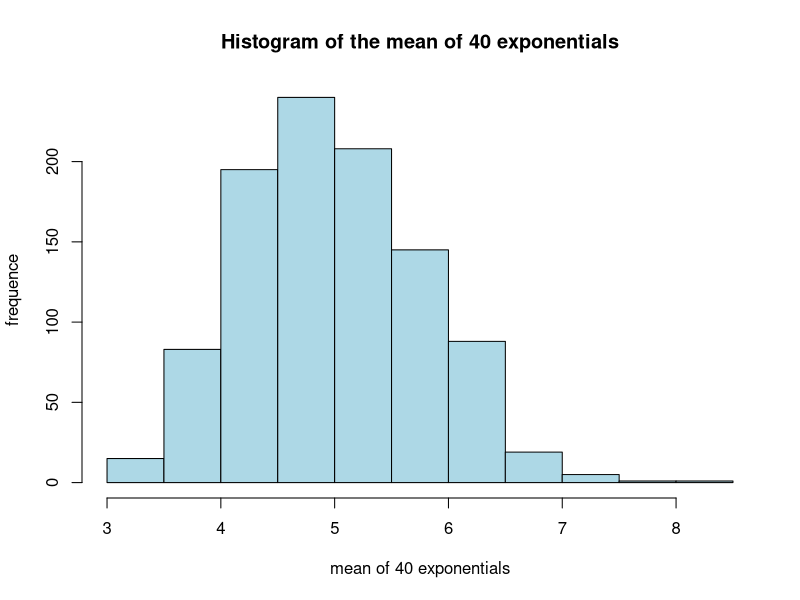
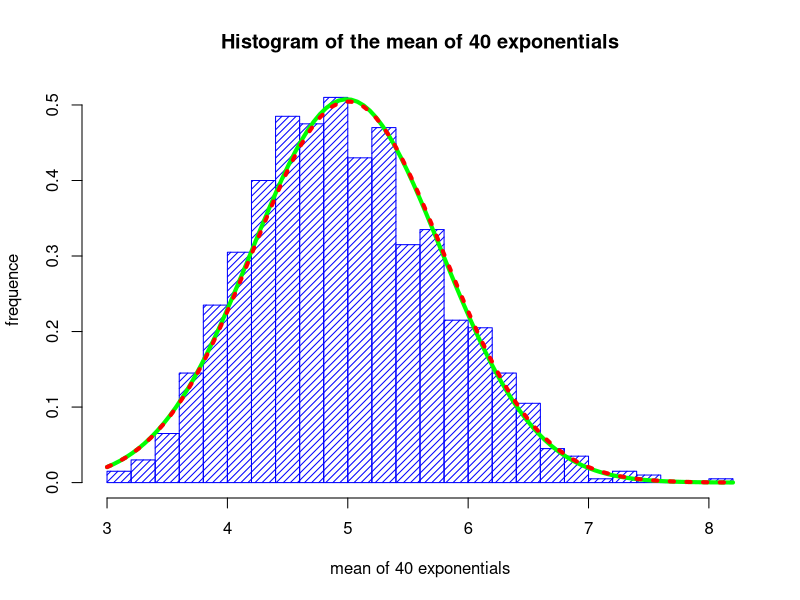
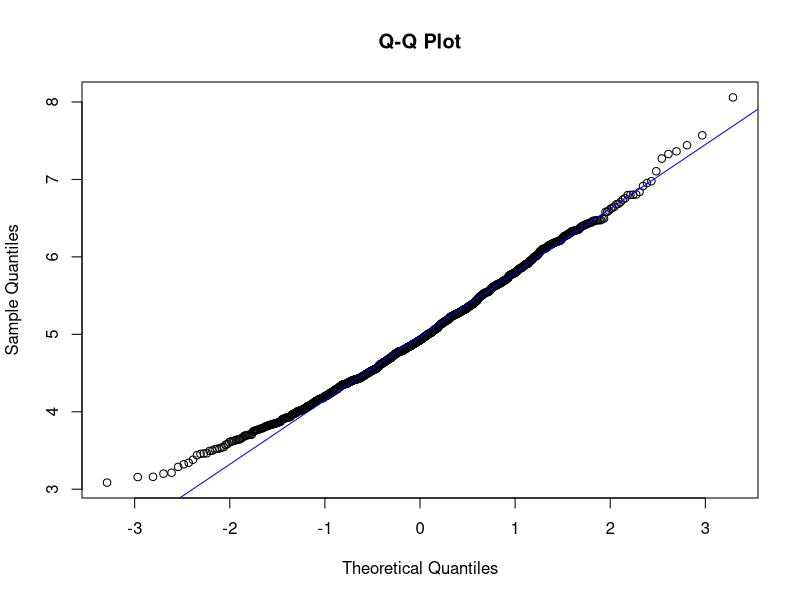

Here is the R script that generated these plots, in order:
## ---- chunk 1
library(knitr)
library(ggplot2)
## ---- chunk 2
knitr::opts_chunk$set(echo=TRUE, tidy = TRUE, fig.width=8, fig.height=5, cache=TRUE)
## ---- chunk 3
set.seed(1)
## ---- chunk 4
lambda <- 0.2
sampleSize <- 40 
simulations <- 1000
simMatrix <- matrix(rexp(simulations*sampleSize, rate=lambda), simulations, sampleSize)
## ---- chunk 5
simMean <- rowMeans(simMatrix)
hist(simMean, xlab="mean of 40 exponentials", ylab="frequence",main="Histogram of the mean of 40 exponentials", col="lightblue")
## ---- chunk 6
sampleMean <- mean(simMean)
cat("sample mean: ", sampleMean)
## ---- chunk 7
theoreticalMean <- 1/lambda
cat("theoretical mean: ", theoreticalMean)
## ---- chunk 8
sampleVariance <- var(simMean)
cat("sample variance: ", sampleVariance)
## ---- chunk 9
theoreticalVariance <- (1/lambda)^2/sampleSize  
cat("theoretical variance: ", theoreticalVariance)
## ---- chunk 10
hist(simMean, density=20, breaks=20, prob=TRUE, xlab="mean of 40 exponentials", ylab="frequence", main="Histogram of the mean of 40 exponentials", col="blue")
curve(dnorm(x, mean=sampleMean, sd=sqrt(sampleVariance)), col="green", lwd=4, add=TRUE, yaxt="n" )
curve(dnorm(x, mean=theoreticalMean, sd=sqrt(theoreticalVariance)), col="red", lwd=4, lty = "dotted", add=TRUE, yaxt="n")
## ---- chunk 11
confidenceSample <- round (mean(simMean) + c(-1,1)*1.96*sd(simMean)/sqrt(sampleSize),3)
cat("sample confidence interval: ", confidenceSample)
## ---- chunk 12
confidenceTheoretical <- theoreticalMean + c(-1,1)*1.96*sqrt(theoreticalVariance)/sqrt(sampleSize);
cat("theoretical confidence interval: ", confidenceTheoretical)
## ---- chunk 13
qqnorm(simMean, main="Q-Q Plot", xlab="Theoretical Quantiles", ylab="Sample Quantiles")
qqline(simMean, col="blue")
